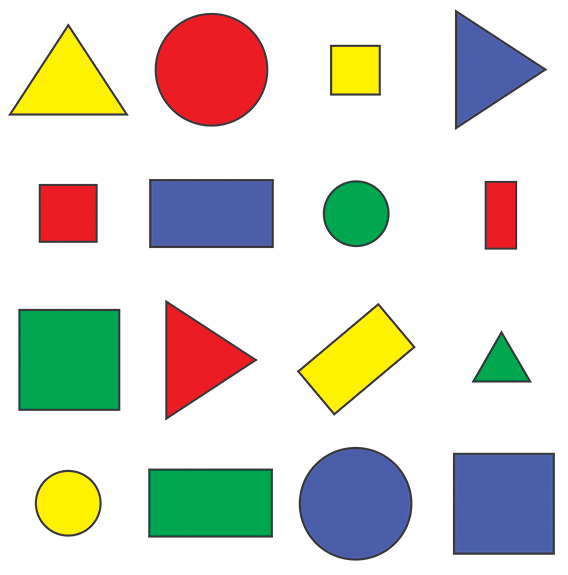
#> input picture 08_contourShapeDetection/shapes.png, 568 x 575 px
$ python 08_contourShapeDetection.py
#> lines starting #> are read from the running program, lines starting #| are printed output that depends on the picture; after the words box and inside, x2 and y2 are one past the last pixel; in counts of white or black regions, pixels touching at a corner belong together
import cv2
import numpy as np

def stackImages(scale,imgArray):
    rows = len(imgArray)
    cols = len(imgArray[0])
    rowsAvailable = isinstance(imgArray[0], list)
    width = imgArray[0][0].shape[1]
    height = imgArray[0][0].shape[0]
    if rowsAvailable:
        for x in range ( 0, rows):
            for y in range(0, cols):
                if imgArray[x][y].shape[:2] == imgArray[0][0].shape [:2]:
                    imgArray[x][y] = cv2.resize(imgArray[x][y], (0, 0), None, scale, scale)
                else:
                    imgArray[x][y] = cv2.resize(imgArray[x][y], (imgArray[0][0].shape[1], imgArray[0][0].shape[0]), None, scale, scale)
                if len(imgArray[x][y].shape) == 2: imgArray[x][y]= cv2.cvtColor( imgArray[x][y], cv2.COLOR_GRAY2BGR)
        imageBlank = np.zeros((height, width, 3), np.uint8)
        hor = [imageBlank]*rows
        hor_con = [imageBlank]*rows
        for x in range(0, rows):
            hor[x] = np.hstack(imgArray[x])
        ver = np.vstack(hor)
    else:
        for x in range(0, rows):
            if imgArray[x].shape[:2] == imgArray[0].shape[:2]:
                imgArray[x] = cv2.resize(imgArray[x], (0, 0), None, scale, scale)
            else:
                imgArray[x] = cv2.resize(imgArray[x], (imgArray[0].shape[1], imgArray[0].shape[0]), None,scale, scale)
            if len(imgArray[x].shape) == 2: imgArray[x] = cv2.cvtColor(imgArray[x], cv2.COLOR_GRAY2BGR)
        hor= np.hstack(imgArray)
        ver = hor
    return ver

def get_contours(img):
    contours, heirarchy = cv2.findContours(img, cv2.RETR_EXTERNAL, cv2.CHAIN_APPROX_NONE)
    for cnt in contours:
        area = cv2.contourArea(cnt)
        # print(area)
        cv2.drawContours(img_contour, cnt, -1, (255, 0, 0), 2)
        peri = cv2.arcLength(cnt, True)
        approx = cv2.approxPolyDP(cnt, 0.02*peri, True)
        obj_cor = len(approx)
        print(obj_cor)

        objectType = 'None'

        if obj_cor == 3:
            objectType = 'Triangle'
        elif obj_cor == 4:
            aspratio = w/float(h)
            if aspratio > 0.95 and aspratio < 1.05:
                objectType = 'Rectangle'
            else:
                objectType = 'Square'
        else:
            objectType = 'Circle'

        x, y, w, h = cv2.boundingRect(approx)
        cv2.rectangle(img_contour, (x, y), (x + w, y + h), (0, 255, 0), 2)
        cv2.putText(img_contour, objectType, (x+(w//2)-10, y+(h//2)-10), cv2.FONT_HERSHEY_COMPLEX, 0.5, (0, 0, 0), 2)

img = cv2.imread('shapes.png')
#> img is the input picture: shape (575, 568, 3); mean B, G, R 204.3, 213.5, 213.5
img_blank = np.zeros_like(img)
img_gray = cv2.cvtColor(img, cv2.COLOR_BGR2GRAY)
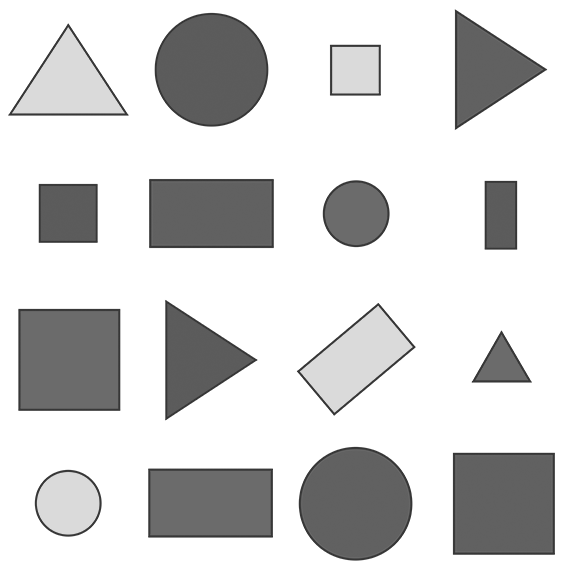
#> img_gray: shape (575, 568); min 54, max 255, mean 212.4
img_blur = cv2.GaussianBlur(img_gray, (7, 7), 1)
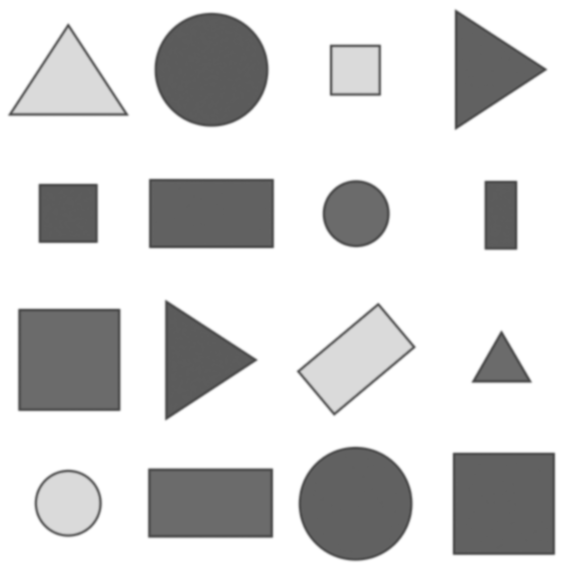
#> img_blur: shape (575, 568); min 72, max 255, mean 212.5
img_canny = cv2.Canny(img_blur, 50, 50)
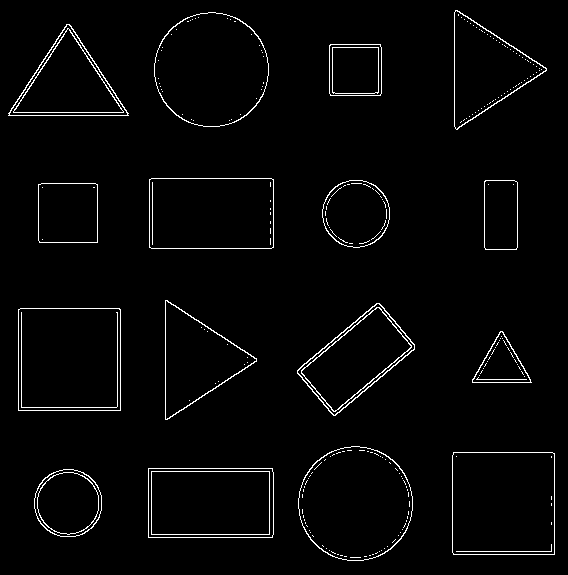
#> img_canny: shape (575, 568); 2.5% white in thin lines or dots

img_contour = img.copy()
get_contours(img_canny)
#> in get_contours, `contours, heirarchy = cv2.findContours(img, cv2.RETR_EXTERNAL, cv2.CHA..`: contours = 16 contours; largest, box (x1, y1, x2, y2) and area: (18, 308, 121, 411) 10402, (452, 452, 555, 555) 10398, (298, 446, 413, 561) 10236, (154, 12, 269, 127) 10234, (149, 178, 274, 249) 8674
#> the loop in get_contours, `for cnt in contours:` made 16 passes
#> (area, peri, approx, obj_cor, objectType, aspratio, x, y) on passes 2, 3, 6, 7, 9, 10, 12: (8619, 386.8, [[148, 468], [148, 537], [272, 537], [272, 468]], 4, 'Rectangle', 1, 148, 468), (10398.5, 406.2, [[453, 452], [453, 554], [554, 554], [554, 453]], 4, 'Square', 1.79, 453, 452), (10402, 406.8, [[18, 309], [18, 410], [120, 410], [119, 308]], 4, 'Square', 1.15, 18, 308), (6389, 338.5, [[379, 303], [297, 370], [333, 415], [414, 349]], 4, 'Rectangle', 1, 297, 303), (3475.5, 234.2, [[38, 184], [39, 242], [97, 242], [97, 184]], 4, 'Square', 0.767, 38, 184), (2270.5, 201.1, [[485, 180], [484, 247], [516, 249], [517, 182]], 4, 'Rectangle', 1.02, 484, 180), (8674, 385.7, [[149, 179], [149, 247], [273, 247], [273, 179]], 4, 'Rectangle', 1, 149, 179)
#> (area, peri, approx, obj_cor, objectType, x, y, w) on passes 5, 8, 14, 16: (1612.5, 186.6, [[500, 331], [472, 382], [531, 382]], 3, 'Triangle', 472, 331, 60), (5629, 352, [[165, 300], [167, 419], [256, 358]], 3, 'Triangle', 165, 300, 92), (5690.5, 355.1, [[8, 113], [128, 115], [69, 24]], 3, 'Triangle', 8, 24, 121), (5712, 351.7, [[455, 10], [457, 129], [546, 68]], 3, 'Triangle', 455, 10, 92)
#| 8
#| 4
#| 4
#| 8
#| 3
#| 4
#| 4
#| 3
#> (further printed lines are left out)
#> after the loop in get_contours, `for cnt in contours:`:
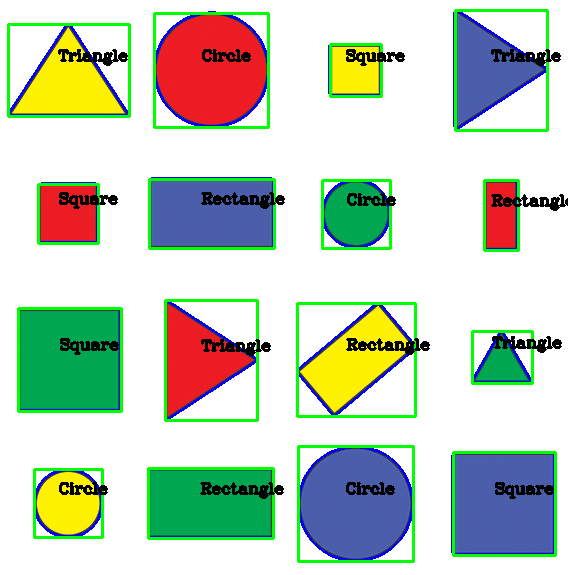
#> img_contour: shape (575, 568, 3); 9.56% of pixels changed, all inside (x1, y1, x2, y2) = (7, 9, 568, 563)

img_group = stackImages(0.5, ([img, img_gray, img_blur], [img_canny, img_contour, img_blank]))
#> after the loop in stackImages, `for x in range(0, rows):`: hor = 2 items
#> in stackImages, `ver = np.vstack(hor)`:
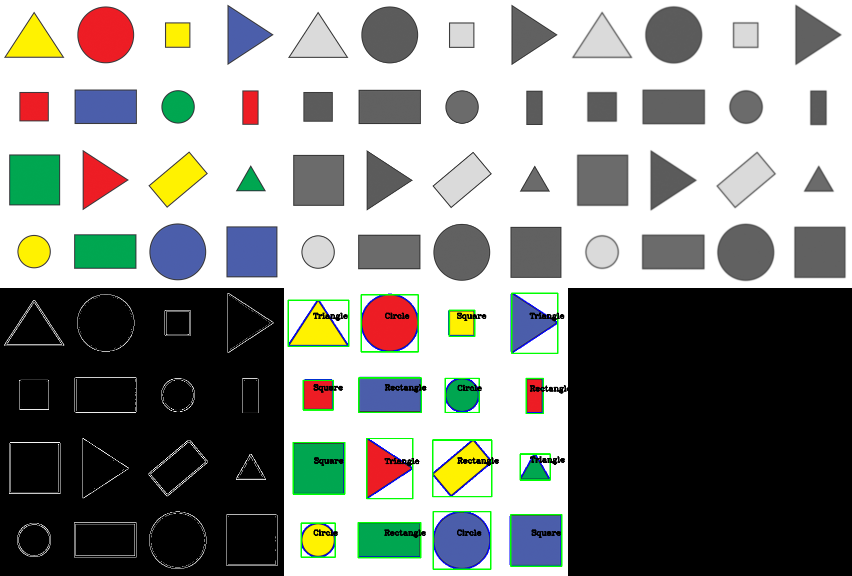
#> ver: shape (576, 852, 3); mean of channels 0, 1, 2 137.9, 142.2, 140.1; drawn as B, G, R
cv2.imshow('Images', img_group)
cv2.imshow('Results', img_contour)
cv2.waitKey(0)
